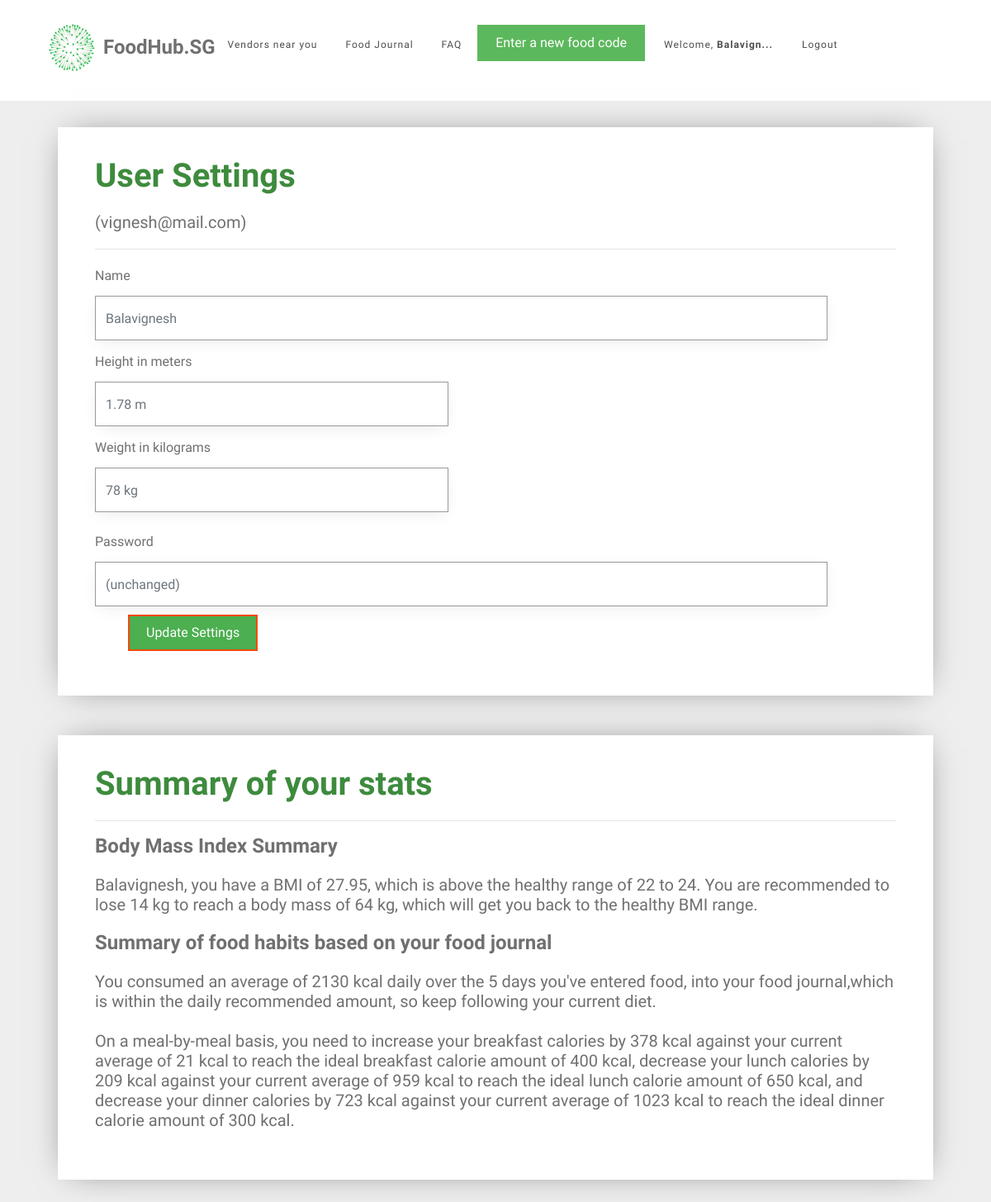
Page /user_settings (signed in) on the committed database.
### tables this page shows
CREATE TABLE user (
  id INTEGER PRIMARY KEY AUTOINCREMENT,
  name TEXT NOT NULL,
  email VARCHAR(512) UNIQUE NOT NULL,
  password TEXT NOT NULL,
  height INTEGER NOT NULL,
  weight INTEGER NOT NULL
);

### foodhubsg/user.py (the view, shortened to what this page needs)
@bp.route('/user_settings', methods=('GET', 'POST'))
@login_required
def user_settings():
    db = get_db()
    food_items = db.execute(
        'SELECT f.id, creator_id, food_name, created, calories, food_code, email'
        ' FROM food_entry f JOIN user u ON f.creator_id = u.id'
        ' WHERE f.creator_id = ? AND DATE(f.created) IN'
        ' (SELECT DISTINCT DATE(created) FROM food_entry ORDER BY datetime(created) DESC LIMIT 6)',
        (g.user['id'],),
    ).fetchall()
    users = db.execute(
        'SELECT id, name, email, password, height, weight'
        ' FROM user'
        ' WHERE id = ?',
        (g.user['id'],),
    ).fetchall()
    for user in users:
        id = user['id']
        name = user['name']
        weight = user['weight']
        height = user['height']
        email = user['email']
        password = user['password']
    bmi = weight / height ** height
    bmi = round(bmi, 2)
    all_dates = []
    food_dates = []
    calories_list = []
    breakfast_list = []
    lunch_list = []
    dinner_list = []
    snack_list = []
    user_average_calories = None
    number_of_days = None
    average_breakfast_calories = None
    average_lunch_calories = None
    average_dinner_calories = None
    average_snack_calories = None
    calories_statement = None
    breakfast_message = None
    lunch_message = None
    dinner_message = None
    snack_message = None
    ideal_weight = weight
    password_placeholder = "(unchanged)"
    if food_items == []:
        food_exists = 0
    else:
        food_exists = 1
    for food in food_items:
        food_date = food['created'].strftime('%d-%m-%y')
        all_dates.append(food_date)
    all_dates = remove_duplicates(all_dates)
    for date in all_dates:
        current_date_food = []
        current_date_calories = []
        for food in food_items:
            if date == food['created'].strftime('%d-%m-%y'):
                current_date_food.append(food)
                current_date_calories.append(food['calories'])
            else:
                continue
        food_dates.append(current_date_food)
        current_date_calories = sum(current_date_calories)
        calories_list.append(current_date_calories)
        number_of_days = len(calories_list)
        user_average_calories = int(sum(calories_list) / number_of_days)
    for food in food_items:
        if 5 <= int(food['created'].strftime('%H')) <= 10:
            breakfast_list.append(food['calories'])
            average_breakfast_calories = sum(breakfast_list) / number_of_days
        elif 11 <= int(food['created'].strftime('%H')) <= 14:
            lunch_list.append(food['calories'])
            average_lunch_calories = sum(lunch_list) / number_of_days
        elif 17 <= int(food['created'].strftime('%H')) <= 22:
            dinner_list.append(food['calories'])
            average_dinner_calories = sum(dinner_list) / number_of_days
        else:
            snack_list.append(food['calories'])
            average_snack_calories = sum(snack_list) / number_of_days
    if bmi < 22:
        while ideal_weight / height ** height < 23:
            ideal_weight = ideal_weight + 1
        lose_weight = ideal_weight - weight
        bmi_statement = "{0}, you have a BMI of {1}, which is below the healthy range of 22 to 24. You are recommended " \
                        "to gain {2} kg to reach a body mass of {3} kg, which will get you back to the healthy BMI range." \
                        .format(name, bmi, lose_weight, ideal_weight)
    elif 22 < bmi < 24:
        bmi_statement = "{0}, you have a BMI of {1}, which is exactly within the healthy BMI range. " \
                        "Keep it up!".format(name, bmi)
    elif bmi > 24:
        while ideal_weight / height ** height > 23:
            ideal_weight = ideal_weight - 1
        lose_weight = weight - ideal_weight
        bmi_statement = "{0}, you have a BMI of {1}, which is above the healthy range of 22 to 24. You are recommended " \
                        "to lose {2} kg to reach a body mass of {3} kg, which will get you back to the healthy BMI range." \
                        .format(name, bmi, lose_weight, ideal_weight)
    if user_average_calories:
        if user_average_calories < 2000:
            calories_statement = "You consumed an average of {0} kcal daily over the last {1} days you've entered food " \
                                 "into your food journal, which is below the daily recommended amount of 2500 kcal."\
                                .format(user_average_calories, number_of_days)
        elif 2000 < user_average_calories < 3000:
            calories_statement = "You consumed an average of {} kcal daily over the  {} days you've entered food, " \
                                 "into your food journal,which is within the daily recommended amount, so keep following your current diet." \
                                .format(user_average_calories, number_of_days)
        elif 2000 < user_average_calories < 3000:
            calories_statement = "You consumed an average of {} kcal daily over the last {} days you've entered food, " \
                                 "which is above the daily recommended amount of 2500 kcal." \
                                .format(user_average_calories, number_of_days)
    if average_breakfast_calories:
        if average_breakfast_calories < 350:
            increase_breakfast = int(400 - average_breakfast_calories)
            breakfast_message = "increase your breakfast calories by {} kcal against your current average of {} kcal " \
                                "to reach the ideal breakfast calorie amount of 400 kcal"\
                                .format(increase_breakfast, int(average_breakfast_calories))
        elif average_breakfast_calories > 500:
            decrease_breakfast = int(average_breakfast_calories - 400)
            breakfast_message = "decrease your breakfast calories by {} kcal against your current average of {} kcal " \
                                "to reach the ideal breakfast calorie amount of 400 kcal"\
                                .format(decrease_breakfast, int(average_breakfast_calories))
    if average_lunch_calories:
        if average_lunch_calories < 650:
            increase_lunch = int(750 - average_lunch_calories)
            lunch_message = "increase your lunch calories by {} kcal against your current average of {} kcal " \
                            "to reach the ideal lunch calorie amount of 650 kcal"\
                            .format(increase_lunch, int(average_lunch_calories))
        elif average_lunch_calories > 850:
            decrease_lunch =  int(average_lunch_calories - 750)
            lunch_message = "decrease your lunch calories by {} kcal against your current average of {} kcal " \
                            "to reach the ideal lunch calorie amount of 650 kcal"\
                            .format(decrease_lunch, int(average_lunch_calories))
    if average_dinner_calories:
        if average_dinner_calories < 275:
            increase_dinner = int(300 - average_dinner_calories)
            dinner_message = "increase your dinner calories by {} kcal against your current average of {} kcal " \
                            "to reach the ideal dinner calorie amount of 300 kcal"\
                            .format(increase_dinner, int(average_dinner_calories))
        elif average_dinner_calories > 350:
            decrease_dinner =  int(average_dinner_calories - 300)
            dinner_message = "decrease your dinner calories by {} kcal against your current average of {} kcal " \
                            "to reach the ideal dinner calorie amount of 300 kcal"\
                            .format(decrease_dinner, int(average_dinner_calories))
    if average_snack_calories:
        if average_snack_calories > 300:
            snack_message = "decrease your out-of-schedule snack intake"
    messages = [breakfast_message, lunch_message, dinner_message, snack_message]
    messages = list(filter(None.__ne__, messages))
    meal_message = "On a meal-by-meal basis, you need to "
    num_messages = len(messages)
    if messages != []:
        for i in range(num_messages):
            if i != num_messages - 2 and i != num_messages - 1:
                meal_message += messages[i] + ", "
            elif i == num_messages - 2:
                meal_message += messages[i] + ", and "
            elif i == num_messages - 1:
                meal_message += messages[i] + "."
    else:
        meal_message += "maintain your current diet because you're consuming the correct amount of calories per meal."
    return render_template('user/user_settings.html',
                           name=name, weight=weight, height=height, email=email, password=password, bmi_statement=bmi_statement,
                           calories_statement=calories_statement, number_of_days=number_of_days,
                           food_exists=food_exists, password_placeholder=password_placeholder, meal_message=meal_message)

### foodhubsg/auth.py (called while the page is built)
def login_required(view):
    @functools.wraps(view)
    def wrapped_view(**kwargs):
        if g.user is None:
            return redirect(url_for('auth.login'))
        return view(**kwargs)
    return wrapped_view

@bp.before_app_request
def load_logged_in_user():
    user_id = session.get('user_id')
    if user_id is None:
        g.user = None
    else:
        g.user = get_db().execute(
            'SELECT * FROM user WHERE id = ?', (user_id,)
        ).fetchone()

### foodhubsg/db.py (called while the page is built)
def get_db():
    if 'db' not in g:
        g.db = sqlite3.connect(
            current_app.config['DATABASE'],
            detect_types=sqlite3.PARSE_DECLTYPES
        )
        g.db.row_factory = sqlite3.Row
    return g.db

### foodhubsg/user.py (called while the page is built)
def remove_duplicates(values):
    output = []
    seen = set()
    for value in values:
        if value not in seen:
            output.append(value)
            seen.add(value)
    return output

### foodhubsg/templates/user/user_settings.html (shortened to what this page needs)
{% extends 'base.html' %}
{% block content %}
<div id="colorlib-container">
    <div class="container">
        <div class="box1">
        <div class="row row-pb-md">
            <div class="col-md-12">
                <header>
                    <h1 class="font_color"><b>User Settings</b></h1>
                    <h5>({{ email }})</h5>
                    <hr>
                </header>
                <form method="post">
                    <div class="row form-group">
                        <div class="col-md-11">
                            <label>Name</label>
                            <input name="name" id="name" class="form-control" placeholder="{{ g.user['name'] }}">
                        </div>
                    </div>
                    <div class="row form-group">
                        <div class="col-md-11">
                            <div class="row form-group">
                                <div class="col-md-6">
                                    <label>Height in meters</label>
                                    <input name="height" id="height" type="number" step="0.01" class="form-control" placeholder="{{ g.user['height'] }} m">
                                </div>
                            </div>
                            <div class="row form-group">
                                <div class="col-md-6">
                                    <label>Weight in kilograms</label>
                                    <input name="weight" id="weight" type="number" step="0.01" class="form-control" placeholder="{{ g.user['weight'] }} kg">
                                </div>
                            </div>
                        </div>
                    </div>
                    <div class="row form-group">
                        <div class="col-md-11">
                            <label>Password</label>
                            <input name="password" id="password" type="password" class="form-control" placeholder="{{ password_placeholder }}">
                        </div>
                    </div>
                    <div class="row form-group" id="register-button">
                        <input type="submit" value="Update Settings" class="btn btn-primary" style="background-color: #4CAF50;">
                    </div>
                </form>
            </div>
        </div>
        </div>
        <div class="box1">
        <div class="row row-pb-md">
            <div class="col-md-12">
                <header id="summary-header">
                    <h1 class="font_color"><b>Summary of your stats</b></h1>
                    <hr>
                </header>
                <h4><b>Body Mass Index Summary</b></h4>
                <h5>{{ bmi_statement }}</h5>
                <h4><b>Summary of food habits based on your food journal</b></h4>
                {% if food_exists == 0 %}
                    <h5>You have not added any food to the journal yet, so there isn't a summary available yet!</h5>
                {% else %}
                    <h5>
                        {{ calories_statement }}
                        <br>
                        <br>
                        {{ meal_message }}
                    </h5>
                {% endif %}
            </div>
        </div>
        </div>
    </div>
</div>
{% endblock %}

### foodhubsg/static/css/style.css (style rules this page uses)
#register-button { padding-left: 55px; }
.box1 { background: #ffffff; padding: 20px; box-shadow: 0 0 40px -15px rgba(0,0,0,0.75); }
.font_color { color: #3d8b3d; }
h1, h2, h3, h4, h5, h6, figure { color: #707070; font-weight: 400; margin: 0 0 20px 0; }
#colorlib-container, #colorlib-instagram, #colorlib-about, #colorlib-contact, #colorlib-footer { padding: 2em 0; clear: both; }
.form-control { -webkit-box-shadow: none; -moz-box-shadow: none; -ms-box-shadow: none; -o-box-shadow: none; box-shadow: none; border: none; font-size: 16px !important; font-weight: 300; -webkit-border-radius: 0px; -moz-border-radius: 0px; -ms-border-radius: 0px; border-radius: 0px; }
.form-group { margin-bottom: 10px; }
.btn { margin-right: 4px; margin-bottom: 4px; font-size: 16px; font-weight: 400; -webkit-border-radius: 30px; -moz-border-radius: 30px; -ms-border-radius: 30px; border-radius: 30px; -webkit-transition: 0.5s; -o-transition: 0.5s; transition: 0.5s; padding: 8px 20px; }
.btn-primary { background: #F6490D; color: #fff; border: 2px solid #F6490D; }
.form-control { -webkit-box-shadow: none; box-shadow: none; background: transparent; border: 1px solid rgba(0, 0, 0, 0.1); height: 54px; font-size: 18px; font-weight: 300; }
.row-pb-md { padding: 2em !important; }
.btn-primary { border-radius: 0; }
.btn { border-radius: 0; }
.form-control { border-width: 0.2px; border-color: #999999; box-shadow: 0 5px 20px -5px rgba(0,0,0,0.1); }
.box1 { background: #ffffff; padding: 0.5em; margin-bottom: 3em; box-shadow: 0 0 40px -15px rgba(0,0,0,0.6); }
.row.row-pb-md { margin: -5px -10px 0 -10px; }
.container { padding-right: 2.5em; padding-left: 2.5em; }

### rows in the picture
user: email "vignesh@mail.com", name "Balavignesh", height "1.78 m", weight "78 kg"

### other values in the picture
{{ bmi_statement }} "Balavignesh, you have a BMI of 27.95, which is above the healthy range of 22 to 24. You are recommended to lose 14 kg to reach a body mass of 64 kg, which will get you back to the healthy BMI range."
{{ calories_statement }} "You consumed an average of 2130 kcal daily over the 5 days you've entered food, into your food journal,which is within the daily recommended amount, so keep following your current diet."
